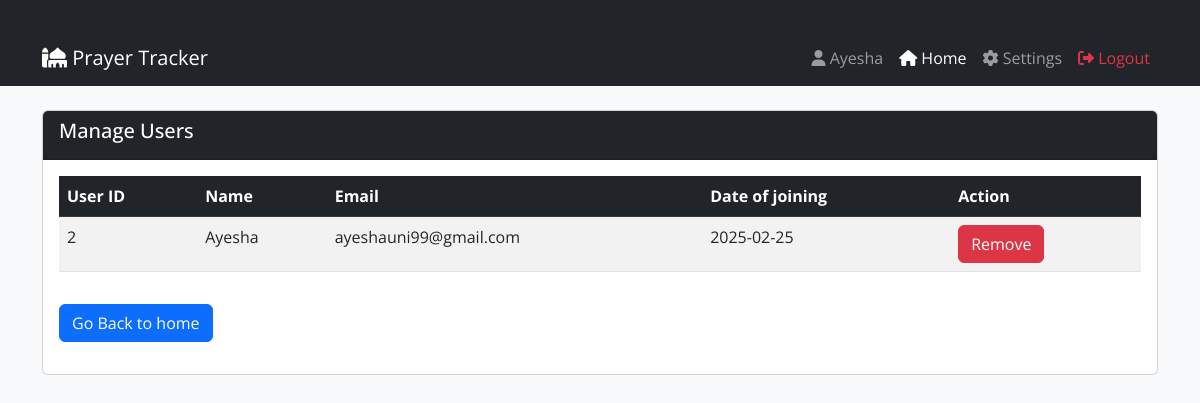
/admin/manage_users.php (signed in), run on the app's committed database.
### tables this page shows
CREATE TABLE `users` (
  `id` int(50) NOT NULL,
  `name` varchar(500) NOT NULL,
  `email` varchar(50) NOT NULL,
  `password` varchar(50) NOT NULL,
  `date_join` date NOT NULL DEFAULT current_timestamp()
);

### admin/admin_settings.php (called while the page is built, shortened)
<?php
function get_users($conn){
    $get_users = $conn->prepare('SELECT * FROM `users`');
    $get_users->execute();
    return $get_users;
}
?>

### admin/manage_users.php (the view, shortened to what this page needs)
<?php
include_once('../includes/config.php');
include_once('./admin_settings.php');
?>
<!DOCTYPE html>
<html lang="en">
<head>
    <link href="https://cdn.jsdelivr.net/npm/bootstrap@5.3.0/dist/css/bootstrap.min.css" rel="stylesheet">
    <link rel="stylesheet" href="https://cdnjs.cloudflare.com/ajax/libs/font-awesome/6.4.2/css/all.min.css">
    <link rel="stylesheet" href="../assets/style/style.css?v=<?php echo time(); ?>">
</head>
<body>
    <?php include_once('../includes/admin_header.php') ?>
    <div class="container mt-4">
        <div class="card mt-4">
            <div class="card-header bg-dark text-white">
                <h5>Manage Users</h5>
            </div>
            <div class="card-body">
                <table class="table table-striped">
                    <thead class="table-dark">
                        <tr>
                            <th>User ID</th>
                            <th>Name</th>
                            <th>Email</th>
                            <th>Date of joining</th>
                            <th>Action</th>
                        </tr>
                    </thead>
                    <tbody>
                        <?php
                        $users = get_users($conn);
                        while ($user = $users->fetch(PDO::FETCH_ASSOC)) { ?>
                            <form method="POST">
                                <tr>
                                    <td><?= $user['id'] ?></td>
                                    <td><?= $user['name'] ?></td>
                                    <td><?= $user['email'] ?></td>
                                    <td><?= $user['date_join'] ?></td>
                                    <td><button onclick="return confirm('Do you want to remove the user')" name="delete_user" class="btn btn-danger">Remove</button></td>
                                </tr>
                            </form>
                            <?php
                        }
                        ?>
                    </tbody>
                </table>
                <a href="dashboard.php" class="btn btn-primary my-3">Go Back to home</a>
            </div>
        </div>
    </div>
</body>
</html>

### assets/style/style.css (style rules this page uses)
* { font-family: "Open Sans", serif; margin: 0px; padding: 0px; box-sizing: border-box; }
body { font-family: Arial, sans-serif; background: #f8f9fa; }
.container { margin-top: 30px; }

### data on the page
users: id "2", name "Ayesha", email "ayeshauni99@gmail.com", date_join "2025-02-25"

### other printed values
$_SESSION['admin_name'] "Ayesha"
